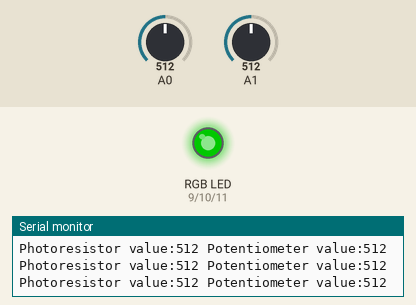
This sketch was run on a simulated Arduino Uno, built with avr-gcc and run on an emulated ATmega328P. Shown: an RGB LED mixed from three pins (HIGH = lit), the last lines printed to the serial monitor. The inputs (shaded band) are chosen by the test bench; at power-on: A1 = 512, A0 = 512. Dim RGB values are drawn brighter than linear.

Above: at 1.2 s.
1.3 s: A1 set to 610
At 2.5 s:
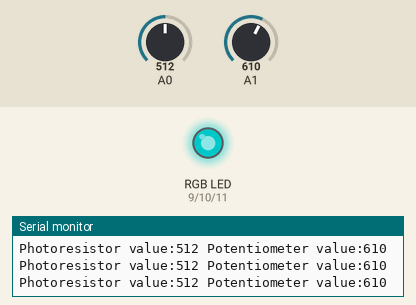
2.8 s: A0 set to 681
4.3 s: A0 set to 716
At 5.5 s:
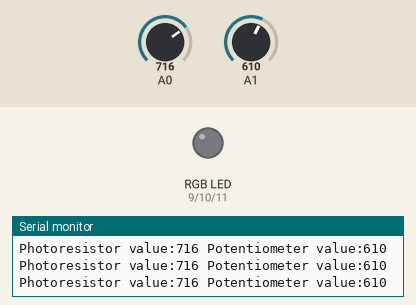
5.8 s: A0 set to 690
At 6.1 s:
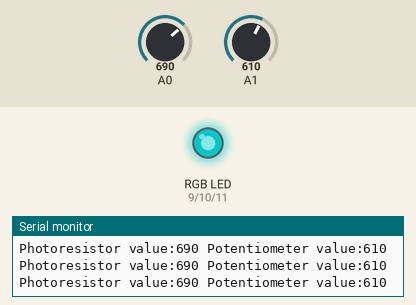
8.8 s: A1 set to 900
At 9.4 s:
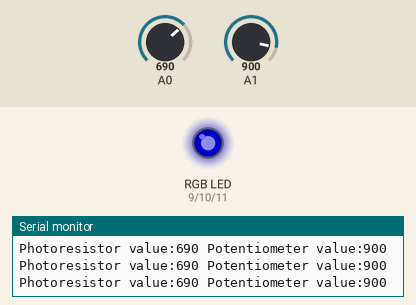
10.3 s: A1 set to 1023
At 11.0 s:
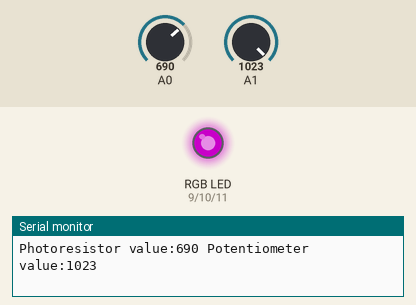
Timing chart, 0 to 12.8 s (numbered marks = the images above; inputs shaded):
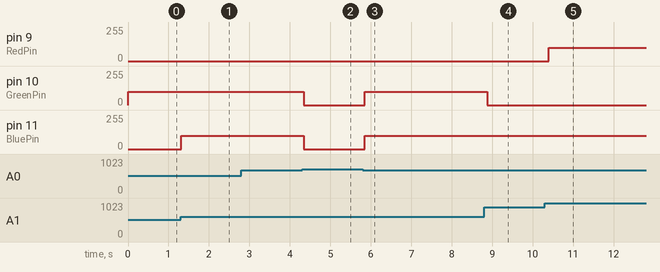

The sketch:

RGB_Night-Light.ino
```cpp
int photoresistor;
int potentiometer;

int threshold = 700;

int RedPin = 9;
int GreenPin = 10;
int BluePin = 11;

void setup() {
  // put your setup code here, to run once:
  Serial.begin(9600);
  pinMode(RedPin, OUTPUT);
  pinMode(GreenPin, OUTPUT);
  pinMode(BluePin, OUTPUT);


}

void loop() {
  // put your main code here, to run repeatedly:
  photoresistor = analogRead(A0);
  potentiometer = analogRead(A1);

  Serial.print("Photoresistor value:");
  Serial.print(photoresistor);
  Serial.print(" Potentiometer value:");
  Serial.println(potentiometer);

  if (photoresistor < threshold) {
    if (0 <= potentiometer && potentiometer <= 150) {
      red();
    } else if (150 < potentiometer && potentiometer <= 300){
      orange();
    } else if (300 < potentiometer && potentiometer <= 450){
      yellow();
    } else if (450 < potentiometer && potentiometer <= 600){
      green();
    } else if (600 < potentiometer && potentiometer <= 750){
      cyan();
    } else if (750 < potentiometer && potentiometer <= 900){
      blue();
    } else if (900 < potentiometer){
      magenta();
    }
  } else {
    turnOff();
  }

  delay(100);
}

void setColour(int red, int green, int blue) {
  analogWrite(RedPin, red);
  analogWrite(GreenPin, green);
  analogWrite(BluePin, blue);
}
void red() {
  setColour(100, 0, 0);
}

void orange() {
  setColour(100, 50, 0);
}
void yellow() {
  setColour(100, 100, 0);
}

void green() {
  setColour(0, 100, 0);
}

void cyan() {
  setColour(0, 100, 100);
}

void blue() {
  setColour(0, 0, 100);
}

void magenta() {
  setColour(100, 0, 100);
}

void turnOff() {
  setColour(0, 0, 0);
}
```

Measured:
- the behaviour switches between 699 and 700 on A0 (found by bisection; images 1 and 2)
- after the input at 1.3 s, pin 11 (BluePin): 0/255 → 100/255 at once
- after the input at 4.3 s, pin 10 (GreenPin), pin 11 (BluePin): 100/255 → 0/255 at once
- after the input at 5.8 s, pin 10 (GreenPin), pin 11 (BluePin): 0/255 → 100/255 after 0.05 s
- after the input at 8.8 s, pin 10 (GreenPin): 100/255 → 0/255 after 0.08 s
- after the input at 10.3 s, pin 9 (RedPin): 0/255 → 100/255 after 0.09 s
